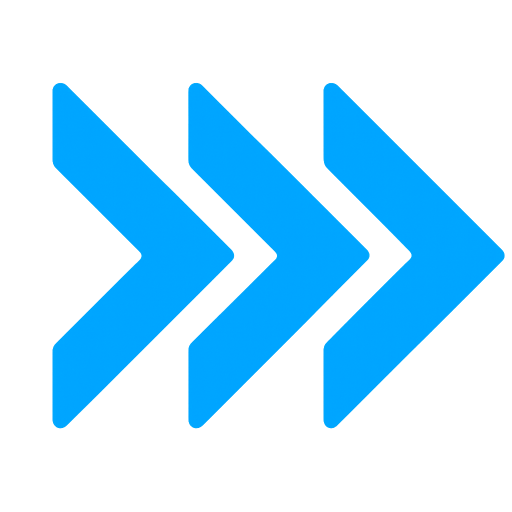
#> input picture Running app/RunCompanion/MLE.png, 1024 x 1024 px, found by its file name (shown at 1/2 size)
$ python generate_icons.py
#> lines starting #> are read from the running program, lines starting #| are printed output that depends on the picture
#> in main, src is the input picture: PIL image 1024x1024 RGBA; mean R, G, B, A 14, 108.2, 162.3, 74.6
#| Source: MLE.png (1024, 1024)
"""
Regenerate all app icons from MLE.png source logo.
Run from the project root: python tools/generate_icons.py
"""
from PIL import Image
import os
import struct
import zlib

SRC = "MLE.png"

def make_ico(src_image, output_path, sizes=(16,32,48,64,128,256)):
    """Create a proper multi-size ICO file."""
#> called with output_path = 'windows\\runner\\resources\\app_icon.ico', sizes = (16, 32, 48, 64, 128, 256)
    imgs = []
    for s in sizes:
        img = src_image.resize((s, s), Image.LANCZOS)
        imgs.append(img)
#> this loop made 6 passes
#> pass 1, in make_ico, `img = src_image.resize((s, s), Image.LANCZOS)`:
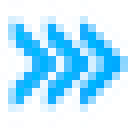
#> img: PIL image 16x16 RGBA (shown 8 times larger); mean R, G, B, A 0, 108.4, 163.3, 74.1; transparent parts drawn white
#> after the loop, imgs = 6 items

    # ICO format: ICONDIR header + ICONDIRENTRY * n + image data
    num_images = len(imgs)
#> num_images = 6
    header = struct.pack("<HHH", 0, 1, num_images)  # reserved, type=1(ICO), count

    # Each entry is 16 bytes; data starts after header + entries
    data_offset = 6 + 16 * num_images
#> data_offset = 102

    entries = b""
    image_data_list = []

    for img in imgs:
        import io
        buf = io.BytesIO()
        img.save(buf, format="PNG")
        png_data = buf.getvalue()
        w, h = img.size

        entry = struct.pack(
            "<BBBBHHII",
            w if w < 256 else 0,   # width (0 = 256)
            h if h < 256 else 0,   # height (0 = 256)
            0,    # color count (0 = no palette)
            0,    # reserved
            1,    # color planes
            32,   # bits per pixel
            len(png_data),
            data_offset
        )
        entries += entry
        image_data_list.append(png_data)
        data_offset += len(png_data)
#> this loop made 6 passes
#> (w, h, data_offset) on passes 1 to 6: (16, 16, 682), (32, 32, 1962), (48, 48, 3929), (64, 64, 6520), (128, 128, 12728), (256, 256, 31154)
#> after the loop, data_offset = 31154; image_data_list = 6 items

    os.makedirs(os.path.dirname(output_path), exist_ok=True)
    with open(output_path, "wb") as f:
        f.write(header + entries)
        for data in image_data_list:
            f.write(data)
    print(f"  Written: {output_path} ({os.path.getsize(output_path)} bytes)")

def save_png(src_image, path, size):
    os.makedirs(os.path.dirname(path) if os.path.dirname(path) else ".", exist_ok=True)
    img = src_image.resize((size, size), Image.LANCZOS)
    img.save(path, "PNG")
    print(f"  Written: {path} ({size}x{size})")

def main():
    if not os.path.exists(SRC):
        print(f"ERROR: {SRC} not found. Run from project root.")
        return

    src = Image.open(SRC).convert("RGBA")
    print(f"Source: {SRC} {src.size}")

    # ── Windows ICO ──────────────────────────────────────────────────
    print("\n[Windows]")
    make_ico(src, r"windows\runner\resources\app_icon.ico", (16,32,48,64,128,256))

    # ── Android mipmaps ──────────────────────────────────────────────
    print("\n[Android]")
    android_sizes = {
        "mipmap-mdpi":    48,
        "mipmap-hdpi":    72,
        "mipmap-xhdpi":   96,
        "mipmap-xxhdpi": 144,
        "mipmap-xxxhdpi":192,
    }
    for folder, size in android_sizes.items():
        path = os.path.join("android", "app", "src", "main", "res", folder, "ic_launcher.png")
        save_png(src, path, size)
        # Also write round launcher
        round_path = os.path.join("android", "app", "src", "main", "res", folder, "ic_launcher_round.png")
        save_png(src, round_path, size)
#> this loop made 5 passes
#> pass 3, in save_png (call 5), `img = src_image.resize((size, size), Image.LANCZOS)`:
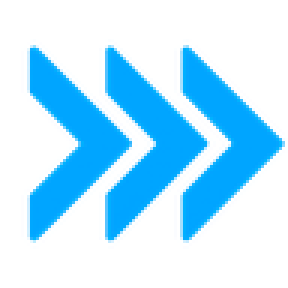
#> img: PIL image 96x96 RGBA (shown 3 times larger); mean R, G, B, A 0, 62.8, 97.2, 74.6; transparent parts drawn white

    # ── iOS AppIcon ───────────────────────────────────────────────────
    print("\n[iOS]")
    ios_base = os.path.join("ios", "Runner", "Assets.xcassets", "AppIcon.appiconset")
    ios_sizes = [20,29,40,58,60,76,80,87,120,152,167,180,1024]
    for s in ios_sizes:
        path = os.path.join(ios_base, f"Icon-App-{s}x{s}@1x.png")
        save_png(src, path, s)
#> this loop made 13 passes
#> pass 1, in save_png (call 11), `img = src_image.resize((size, size), Image.LANCZOS)`:
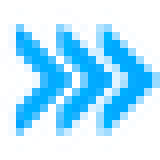
#> img: PIL image 20x20 RGBA (shown 8 times larger); mean R, G, B, A 0, 95.4, 147.2, 74.9; transparent parts drawn white
#> pass 2, in save_png (call 12), `img = src_image.resize((size, size), Image.LANCZOS)`:
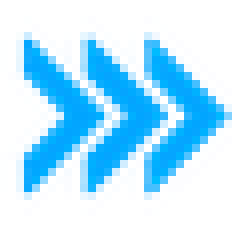
#> img: PIL image 29x29 RGBA (shown 8 times larger); mean R, G, B, A 0, 87.5, 133.6, 74.9; transparent parts drawn white
#> pass 3, in save_png (call 13), `img = src_image.resize((size, size), Image.LANCZOS)`:
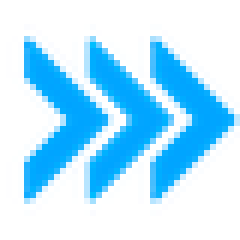
#> img: PIL image 40x40 RGBA (shown 6 times larger); mean R, G, B, A 0, 76.2, 117.6, 74.7; transparent parts drawn white

    # ── macOS AppIcon ─────────────────────────────────────────────────
    print("\n[macOS]")
    macos_base = os.path.join("macos", "Runner", "Assets.xcassets", "AppIcon.appiconset")
    macos_sizes = [16,32,64,128,256,512,1024]
    for s in macos_sizes:
        save_png(src, os.path.join(macos_base, f"app_icon_{s}.png"), s)
#> this loop made 7 passes
#> pass 3, in save_png (call 26), `img = src_image.resize((size, size), Image.LANCZOS)`:
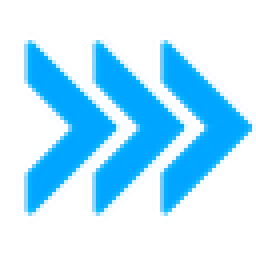
#> img: PIL image 64x64 RGBA (shown 4 times larger); mean R, G, B, A 0, 69.5, 105.8, 74.6; transparent parts drawn white

    # ── Web ───────────────────────────────────────────────────────────
    print("\n[Web]")
    save_png(src, os.path.join("web", "favicon.png"), 32)
    save_png(src, os.path.join("web", "icons", "Icon-192.png"), 192)
#> in save_png (call 32), `img = src_image.resize((size, size), Image.LANCZOS)`:
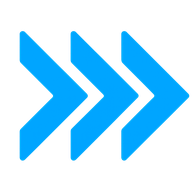
#> img: PIL image 192x192 RGBA; mean R, G, B, A 0, 55.8, 85.7, 74.6; transparent parts drawn white
    save_png(src, os.path.join("web", "icons", "Icon-512.png"), 512)
    save_png(src, os.path.join("web", "icons", "Icon-maskable-192.png"), 192)
    save_png(src, os.path.join("web", "icons", "Icon-maskable-512.png"), 512)

    # ── Assets ────────────────────────────────────────────────────────
    print("\n[Assets]")
    os.makedirs("assets", exist_ok=True)
    save_png(src, os.path.join("assets", "mle_logo.png"), 1024)

    print("\nDone! All icons regenerated.")

if __name__ == "__main__":
    os.chdir(os.path.dirname(os.path.abspath(__file__)) + "\\..")
    main()
